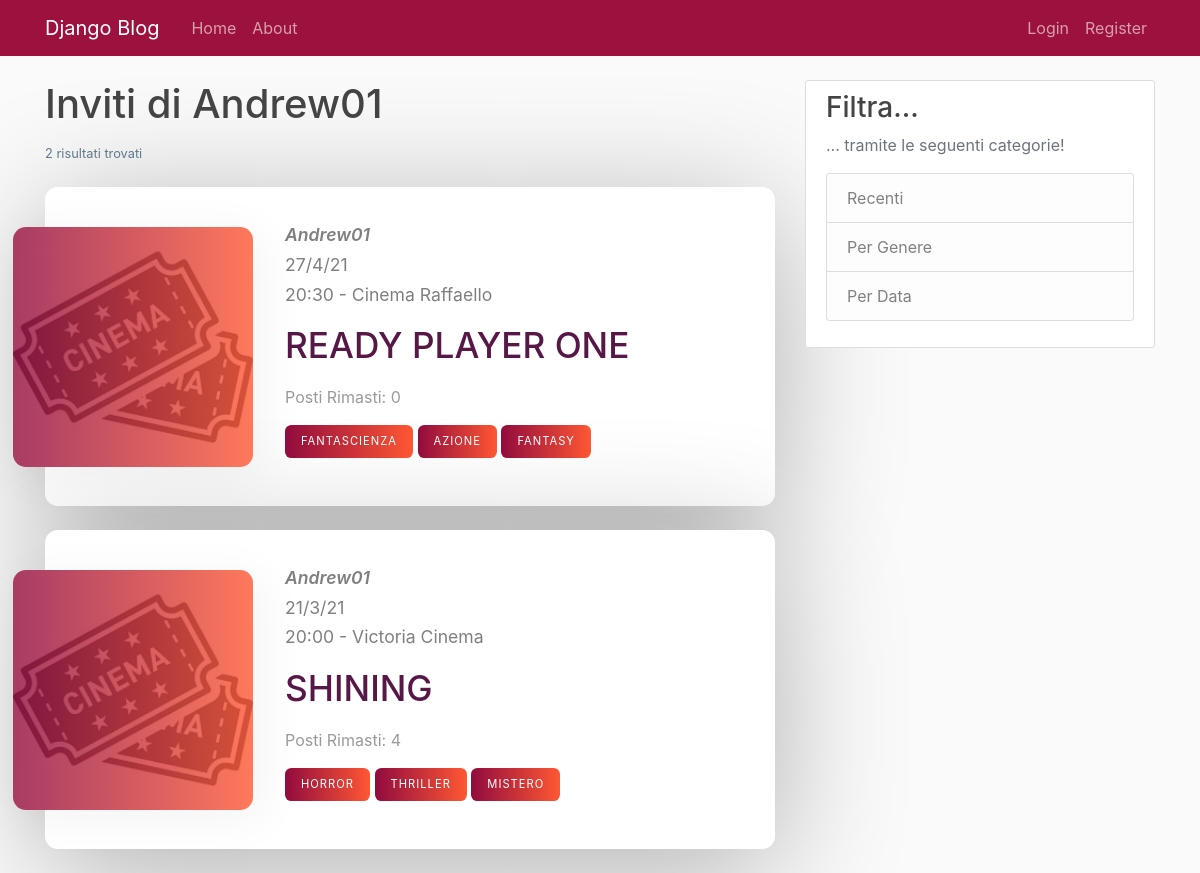
The app's page /inviti/utente/Andrew01 with its own data.
### inviti/models.py (models this page shows, shortened)
class Invito(models.Model):
    cinema = models.CharField(max_length=100, choices=CinemaList.CinemaList.ListaCinema)
    film = models.CharField(max_length=100)
    data = models.DateField(validators=[validators.validate_date])
    orario = models.TimeField()
    limite_persone = models.PositiveSmallIntegerField()
    genere = MultiSelectField(max_length=100, choices=GenreList.GenreList.ListaGeneri)
    utente = models.ForeignKey(User, on_delete=models.CASCADE)
    commento = models.TextField(blank=True)
    data_invito = models.DateTimeField(default=timezone.now)
    partecipanti = models.ManyToManyField(User, related_name='partecipanti', blank=True)
    @property
    def posti_rimasti(self):
        return self.limite_persone - self.partecipanti.count()
    class Meta:
        verbose_name = 'Invito'
        verbose_name_plural = "Inviti"

### inviti/views.py (the view)
# urls.py: path('utente/<str:username>', UtenteInvitoListView.as_view(), name='inviti-utente'),
class UtenteInvitoListView(ListView):
    model = Invito
    template_name = 'inviti/inviti_utente.html'
    context_object_name = 'inviti'
    paginate_by = 5
    def get_queryset(self):
        user = get_object_or_404(User, username=self.kwargs.get('username'))
        return Invito.objects.filter(utente=user).order_by('-data_invito')

### inviti/templates/inviti/inviti_utente.html (shortened to what this page needs)
{% extends "main/base.html" %}
{% load static %}
{% block content %}
    <h1 class="mb-3">Inviti di {{ view.kwargs.username }}</h1>
    <small style="color: #5f788a; display: block;">{{ page_obj.paginator.count }} risultati trovati</small>
    <br>
    {% for i in inviti %}
        <div class="invito-item">
            <div class="invito-item__img">
                <img src="{% static 'images/ticket.jpg' %}" alt="">
            </div>
            <div class="invito-item__info">
                <div class="invito-item__user">
                    <a href="{% url 'utenti:view_profile' oid=i.utente.id %}">{{ i.utente }}</a>
                </div>
                <div class="invito-item__date">
                    <span>{{ i.data|date:"j/n/y" }}</span>
                    <span>{{ i.orario|time:"G:i" }} - {{ i.cinema }}</span>
                </div>
                <a href="{% url 'invito-detail' i.id %}"><h1 class="invito-item__title">{{ i.film }}</h1></a>
                <p class="invito-item__text">Posti Rimasti: {{ i.posti_rimasti }}</p>
                {% for g in i.genere %}
                    <a href="{% url 'inviti-genere' g %}" class="invito-item__cta">{{ g }}</a>
                {% endfor %}
            </div>
        </div>
    {% endfor %}
{% endblock content %}

### inviti/static/inviti/main.css (style rules this page uses)
body { background: #fafafa; color: #333333; margin-top: 5rem; }
h1, h2, h3, h4, h5, h6 { color: #444444; }

### inviti/static/inviti/style.css (style rules this page uses)
*, *::before *::after { margin: 0; padding: 0; box-sizing: border-box; }
img { width: 100%; }
.invito-item { width: 100%; max-width: 98rem; padding: 2rem; background-color: #fff; box-shadow: 0 1.4rem 8rem rgba(0,0,0,0.3); display: flex; align-items: center; border-radius: .8rem; margin-bottom: 1.5rem; }
.invito-item__img { min-width: 15rem; max-width: 15rem; height: 15rem; transform: translateX(-4rem); position: relative; }
.invito-item__img img { width: 100%; height: 100%; object-fit: cover; display: block; border-radius: .8rem; }
.invito-item__img::before { content: ''; width: 100%; height: 100%; position: absolute; top: 0; left: 0; background: linear-gradient(to right, rgba(145, 11, 62, .8), rgba(255, 87, 51, .8)); box-shadow: .5rem .5rem 3rem 1px rgba(0,0,0,.05); border-radius: .8rem; }
.invito-item__user a { display: block; color: rgba(0,0,0,.5); font-size: 1.1rem; font-style: italic; font-weight: 600; margin: .2rem 0; transform: translateX(-2rem); }
.invito-item__date span { display: block; color: rgba(0,0,0,.5); font-size: 1.1rem; font-weight: 400; margin: .2rem 0; transform: translateX(-2rem); }
.invito-item__title { font-size: 2.2rem; margin: 1rem 0 1.2rem; text-transform: uppercase; color: #571847; transform: translateX(-2rem); text-decoration: none; }
.invito-item__text { font-size: 1rem; color: rgba(0,0,0,.4); transform: translateX(-2rem); }
.invito-item__cta { display: inline-block; padding: 0.5rem 1rem; letter-spacing: 1px; text-transform: uppercase; font-size: 0.7rem; color: #fff; background-image: linear-gradient(to right, #910B3E 0%, #FF5733 100%); border-radius: .4rem; text-decoration: none; margin-bottom: 1rem; transform: translateX(-2rem); }

### records on screen
Invito: utente "Andrew01", data "27/4/21", orario "20:30", cinema "Cinema Raffaello", film "READY PLAYER ONE", posti_rimasti "0", genere "FANTASCIENZA" "AZIONE" "FANTASY"
Invito: utente "Andrew01", data "21/3/21", orario "20:00", cinema "Victoria Cinema", film "SHINING", posti_rimasti "4", genere "HORROR" "THRILLER" "MISTERO"

### other values on screen
{{ view.kwargs.username }} "Andrew01"
{{ page_obj.paginator.count }} "2"
